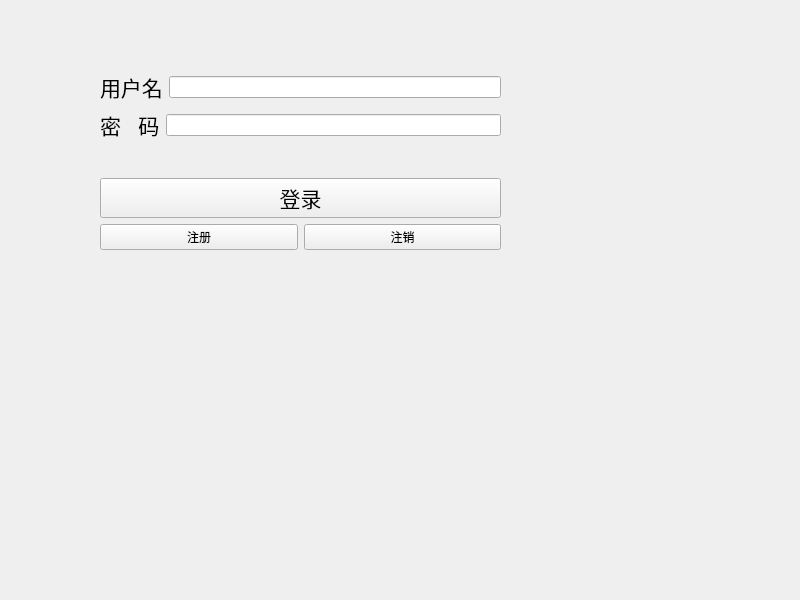
<?xml version="1.0" encoding="UTF-8"?>
<ui version="4.0">
 <class>TcpClient</class>
 <widget class="QWidget" name="TcpClient">
  <property name="geometry">
   <rect>
    <x>0</x>
    <y>0</y>
    <width>800</width>
    <height>600</height>
   </rect>
  </property>
  <property name="windowTitle">
   <string>TcpClient</string>
  </property>
  <widget class="QWidget" name="">
   <property name="geometry">
    <rect>
     <x>100</x>
     <y>40</y>
     <width>401</width>
     <height>241</height>
    </rect>
   </property>
   <layout class="QVBoxLayout" name="verticalLayout_3">
    <item>
     <layout class="QVBoxLayout" name="verticalLayout">
      <item>
       <layout class="QHBoxLayout" name="horizontalLayout">
        <item>
         <widget class="QLabel" name="name_lb">
          <property name="font">
           <font>
            <pointsize>16</pointsize>
           </font>
          </property>
          <property name="text">
           <string>用户名</string>
          </property>
         </widget>
        </item>
        <item>
         <widget class="QLineEdit" name="name_le">
          <property name="text">
           <string/>
          </property>
         </widget>
        </item>
       </layout>
      </item>
      <item>
       <layout class="QHBoxLayout" name="horizontalLayout_2">
        <item>
         <widget class="QLabel" name="pwd_lb">
          <property name="font">
           <font>
            <pointsize>16</pointsize>
           </font>
          </property>
          <property name="text">
           <string>密   码</string>
          </property>
         </widget>
        </item>
        <item>
         <widget class="QLineEdit" name="pwd_le">
          <property name="text">
           <string/>
          </property>
          <property name="echoMode">
           <enum>QLineEdit::Password</enum>
          </property>
         </widget>
        </item>
       </layout>
      </item>
     </layout>
    </item>
    <item>
     <layout class="QVBoxLayout" name="verticalLayout_2">
      <item>
       <widget class="QPushButton" name="login_pb">
        <property name="font">
         <font>
          <pointsize>16</pointsize>
         </font>
        </property>
        <property name="text">
         <string>登录</string>
        </property>
       </widget>
      </item>
      <item>
       <layout class="QHBoxLayout" name="horizontalLayout_3">
        <item>
         <widget class="QPushButton" name="register_pb">
          <property name="text">
           <string>注册</string>
          </property>
         </widget>
        </item>
        <item>
         <widget class="QPushButton" name="layout_pb">
          <property name="text">
           <string>注销</string>
          </property>
         </widget>
        </item>
       </layout>
      </item>
     </layout>
    </item>
   </layout>
  </widget>
 </widget>
 <resources/>
 <connections/>
</ui>
